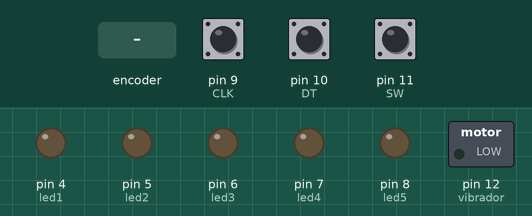
A sketch run on a simulated Arduino Uno, built with avr-gcc and run on an emulated ATmega328P. Parts: switched loads named in the sketch (green lamp = pin HIGH), output pins drawn as LEDs (lit = HIGH). Inputs (shaded band) come from the test bench; at power-on: pin 11 (SW) HIGH, pin 9 (CLK) HIGH, pin 10 (DT) HIGH. The audio player accepts every command and is not drawn; what the sketch prints to the serial monitor is not drawn.

Above: at 1.7 s.
1.8 s: rotary encoder on pin 9 (CLK) / pin 10 (DT) turned 1 step (first pin leading)
3.5 s: pin 11 (SW) pulled LOW for 0.15 s
6.6 s: pin 11 (SW) pulled LOW for 1 s
10.6 s: rotary encoder on pin 9 (CLK) / pin 10 (DT) turned 2 steps (second pin leading)
14.0 s: rotary encoder on pin 9 (CLK) / pin 10 (DT) turned 1 step (first pin leading)
At 15.3 s:
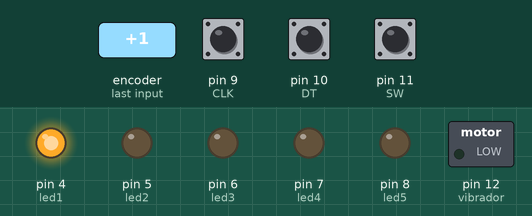
15.7 s: pin 11 (SW) driven LOW
Timing chart, 0 to 18.7 s (numbered marks = the images above; inputs shaded):
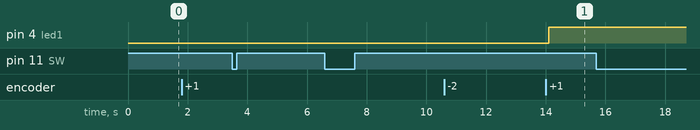

The sketch:

maquinaAsombrosa_encoderLedMp3.ino
```cpp
//incluye todos los archivos de los componentes
#include "Encoder.h"
#include "Leds.h"
#include "Audio.h"
#include "Vibrador.h"
#include "Humo.h"

Encoder encoder;
Leds leds;
Audio audio;
Vibrador vibrador;
//Humo humo;

void setup() {
  audio.prepararAudio();
  encoder.prepararEncoder();

  leds.prepararLeds();
  vibrador.prepararVibrador();
}

void loop() {
  encoder.usarEncoder();
  //hace que nivelLuz valga lo mismo que rango
  //sirve para activar las leds

//el valor que manda va al final
//en este caso encoder.rango es el que cambia al resto
leds.nivelLuz = audio.fase = encoder.rango;

  leds.usarLeds();
  //vibrador.fuerteVibrador();
  //vibrador.despacioVibrador();
  //vibrador.medianoVibrador();
  //audio.reproducirAudioPorfase();

  if (encoder.vueltaActual != encoder.vueltaAnterior){
    audio.reproducirAudioPorfase();
    encoder.vueltaAnterior++;
  }

Serial.println("hola");
//delay(100);
}
```

Audio.cpp
```cpp
#include "Audio.h"

SoftwareSerial mySoftwareSerial(2, 3);
DFRobotDFPlayerMini myDFPlayer;


Audio::Audio(){}

void Audio::prepararAudio(){
  Serial.begin(115200);
  mySoftwareSerial.begin(9600);  // DFPlayer default baud


  Serial.println("Initializing DFPlayer...");

  if (!myDFPlayer.begin(mySoftwareSerial)) {
    Serial.println("Error al iniciar DFPlayer");
  } else {
    Serial.println("DFPlayer detectado correctamente!");
    myDFPlayer.volume(20); // volumen máximo
  }
}

//este es el seleccionador de pista
void Audio::reproducirAudioPorfase() {
  if (fase == 1) {
    myDFPlayer.play(1);
    Serial.println("fase 1");
  }
  else if (fase == 2) {
    myDFPlayer.play(2);
    Serial.println("fase 2");
  }
  else if (fase == 3) {
    myDFPlayer.play(3);
    Serial.println("fase 3");
  }
  else if (fase == 4) {
    myDFPlayer.play(4);
    Serial.println("fase 4");
  }
  else if (fase == 5) {
    myDFPlayer.play(5);
    Serial.println("fase 5");
  }
  else {
    Serial.println("fuera de límites.");
  }
}
```

Audio.h
```cpp
//base de funcionamiento para clases
#ifndef AUDIO_H
#define AUDIO_H
#include "Arduino.h"
#include "DFRobotDFPlayerMini.h"
#include "SoftwareSerial.h"

//declara una vez la clase Audio
class Audio {
  public:
//declara la existencia de la clase Audio
  Audio();
//declara los voids que hacen funcionar los componentes en el principal
void prepararAudio();
void usarAudio();
void reproducirAudioPorfase();

int RX = 0;
int TX = 1;


// Variables originales
bool reproducirAudio = false;
bool vueltaEncoder = true;
int fase = 0;

};
//termina la definición de Audio
#endif 
```

Encoder.cpp
```cpp
#include "Encoder.h"

Encoder::Encoder(){}

void Encoder::prepararEncoder(){
Serial.begin(9600);

// define los pines del encoder como entradas
	pinMode(CLK, INPUT);
	pinMode(DT, INPUT);
	pinMode(SW, INPUT_PULLUP);

// lee el estado inicial del CLK
	lastStateCLK = digitalRead(CLK);
}


  void Encoder::usarEncoder(){
    	// -----------------
	//  INICIO MANIVELA
	// -----------------

	// --- CALCULO DE VUELTAS ---

	// Lee el estado actual del CLK
	currentStateCLK = digitalRead(CLK);

	// si los ultimos estado actuales del CLK son diferentes entonces ocurrió un pulso
	// reacciona solo a 1 cambio de estado para evitar un doble conteo
	if (currentStateCLK != lastStateCLK && currentStateCLK == 1) {

		// lee el estado del DT para determinar la direccion
		// dependiendo de si es si va en sentido horario o antihorario
		if (digitalRead(DT) != currentStateCLK) {
			step++;
			currentDir = "CW";
		} else {
			step--;
			currentDir = "CCW";
		}

		if (step % 20 == 0) {
			vueltas++;
			vueltaActual++;
		}

		// --- CALCULO DE RANGOS ---
		if (vueltas >= 0 && vueltas <= 1) {
			rango = 0;
		} else if (vueltas >= 2 && vueltas <= 3) {
			rango = 1;
		} else if (vueltas >= 4 && vueltas <= 5) {
			rango = 2;
		} else if (vueltas >= 6 && vueltas <= 7) {
			rango = 3;
		} else if (vueltas >= 8 && vueltas <= 9) {
			rango = 4;
		} else if (vueltas >= 10 && vueltas <= 11) {
			rango = 5;
		}
		else if (vueltas >= 12) {
			rango = 6;
		}

		// --- IMPRESION EN EL MONITOR SERIAL ---
		Serial.print(" | Step: ");
		Serial.println(step);
		Serial.print(" | Vueltas ");
		Serial.println(vueltas);
		Serial.print(" | Rango ");
		Serial.println(rango);
	}

	// guardar el ultimo estado de CLK
	lastStateCLK = currentStateCLK;
	// lee el estado del boton
	int btnState = digitalRead(SW);

	//si nosotros detectamos una senal baja, presionamos el boton
	if (btnState == LOW) {
		//si han pasado 50ms desde la ultimo pulso bajo,
		//significa que el botón ha sido presionado,suéltelo y presione otra //vez
		if (millis() - lastButtonPress > 50) {
			Serial.println("Button pressed!");
		}
		// guarda el ultimo evento de pulsación del boton
		lastButtonPress = millis();
	}
	// Ponga un ligero retardo para ayudar a eliminar el rebote de la //lectura
	delay(1);


  }
```

Encoder.h
```cpp
//hace que exista el archivo y no se declare más de una vez
#ifndef ENCODER_H
#define ENCODER_H

#include "Arduino.h"


class Encoder {
  public:
  Encoder();
  //establece las funciones que van a realizar los componentes
  void prepararEncoder();
  void usarEncoder();

// variables de la  manivela
int step = 0;
int currentStateCLK;
int lastStateCLK;
int vueltas;
int rango;
String currentDir = "" ;
unsigned long lastButtonPress = 0;
bool giroReproducirAudio = false;
int vueltaAnterior = 0;
int vueltaActual = 0;


// establecer donde estara conectado cada pin
int CLK = 9;
int DT = 10;
int SW = 11;


};

#endif 
```

Humo.cpp
```cpp
#include "Humo.h"

Humo::Humo(){}
```

Humo.h
```cpp
//base de funcionamiento para clases
#ifndef HUMO_H
#define HUMO_H
//declara una vez la clase Humo
class Humo {
  public:
//declara la existencia de la clase Humo
  Humo();
//declara los voids que hacen funcionar los componentes en el principal
void prepararHumo();
  void usarHumo();


};
//termina la definición de Humo
#endif 
```

Leds.cpp
```cpp
#include "Leds.h"

//declara la existencia de la clase para usarla
Leds::Leds(){}
//necesario para que sepa de dónde saca las funciones
void Leds::prepararLeds(){
Serial.begin(9600);
pinMode(led1, OUTPUT);
	pinMode(led2, OUTPUT);
	pinMode(led3, OUTPUT);
	pinMode(led4, OUTPUT);
	pinMode(led5, OUTPUT);
}


void Leds::usarLeds(){
  if (nivelLuz == 1) {
		digitalWrite(led1, HIGH);
		digitalWrite(led2, LOW);
		digitalWrite(led3, LOW);
		digitalWrite(led4, LOW);
		digitalWrite(led5, LOW);
	}

	if (nivelLuz == 2) {
		digitalWrite(led1, HIGH);
		digitalWrite(led2, HIGH);
		digitalWrite(led3, LOW);
		digitalWrite(led4, LOW);
		digitalWrite(led5, LOW);
	}
	if (nivelLuz == 3) {
		digitalWrite(led1, HIGH);
		digitalWrite(led2, HIGH);
		digitalWrite(led3, HIGH);
		digitalWrite(led4, LOW);
		digitalWrite(led5, LOW);
	}
	if (nivelLuz == 4) {
		digitalWrite(led1, HIGH);
		digitalWrite(led2, HIGH);
		digitalWrite(led3, HIGH);
		digitalWrite(led4, HIGH);
		digitalWrite(led5, LOW);
	}
	if (nivelLuz == 5) {
		digitalWrite(led1, HIGH);
		digitalWrite(led2, HIGH);
		digitalWrite(led3, HIGH);
		digitalWrite(led4, HIGH);
		digitalWrite(led5, HIGH);
	}

	if (nivelLuz == 6){
  digitalWrite(led1, HIGH);
  digitalWrite(led2, LOW);
  digitalWrite(led3, HIGH);
  digitalWrite(led4, LOW);
  digitalWrite(led5, HIGH);
  delay(300);
  digitalWrite(led1, LOW);
  digitalWrite(led2, HIGH);
  digitalWrite(led3, LOW);
  digitalWrite(led4, HIGH);
  digitalWrite(led5, LOW);
  delay(300);

	}
}
```

Leds.h
```cpp
//base de funcionamiento para clases
#ifndef LEDS_H
#define LEDS_H
#include "Arduino.h"
//declara una vez la clase Leds
class Leds {
  public:
//declara la existencia de la clase leds
  Leds();
//declara los voids que hacen funcionar los componentes en el principal
void prepararLeds();
  void usarLeds();

// Entradas de los leds
int led1 = 4;
int led2 = 5;
int led3 = 6;
int led4 = 7;
int led5 = 8;
int nivelLuz = 0;


};
//termina la definición de leds
#endif 
```

Vibrador.cpp
```cpp
#include "Vibrador.h"

Vibrador::Vibrador(){}

void Vibrador::prepararVibrador(){
  pinMode(vibrador, OUTPUT);
}

void Vibrador::despacioVibrador(){

digitalWrite(vibrador, HIGH);
  delay(2000);
  digitalWrite(vibrador, LOW);
  delay(2000);
  digitalWrite(vibrador, HIGH);
  delay(2000);
  digitalWrite(vibrador, LOW);
  delay(2000);
  digitalWrite(vibrador, HIGH);
  delay(2000);
  digitalWrite(vibrador, LOW);
  delay(2000);
}

void Vibrador::medianoVibrador(){
   // debería definir con algún parámetro el fin de la velocidad 1, una categoría VELOCIDAD 1 que pueda ser utilizado sólo nombrándolo
  digitalWrite(vibrador, HIGH);
  delay(3000);
  digitalWrite(vibrador, LOW);
  delay(500);
  digitalWrite(vibrador, HIGH);
  delay(3000);
  digitalWrite(vibrador, LOW);
  delay(500);
  digitalWrite(vibrador, HIGH);
  delay(3000);
  digitalWrite(vibrador, LOW);
  delay(500);
}

void Vibrador::fuerteVibrador(){
  // lo mismo con la velocidad 2, CATEGORÍA VELOCIDAD 2 y poder nombrarlo, entonces cuando quiera "invocarlo" sea solo escribiendo la categoría
  digitalWrite(vibrador, HIGH);
  delay(3000);
  digitalWrite(vibrador, LOW);
  delay(0);
  digitalWrite(vibrador, HIGH);
  delay(3000);
  digitalWrite(vibrador, LOW);
  delay(0);
  // lo mismo con la tercera velocidad , un parámetro que la establezca y la ponga al final
}
```

Vibrador.h
```cpp
//base de funcionamiento para clases
#ifndef VIBRADOR_H
#define VIBRADOR_H
#include "Arduino.h"
//declara una vez la clase Vibrador
class Vibrador {
  public:
//declara la existencia de la clase Vibrador
  Vibrador();
//declara los voids que hacen funcionar los componentes en el principal
void prepararVibrador();
void despacioVibrador();
void medianoVibrador();
void fuerteVibrador();

int vibrador = 12;


};
//termina la definición de Vibrador
#endif 
```

Measured:
- after the input at 14.0 s, pin 4 (led1): LOW → HIGH after 0.10 s
